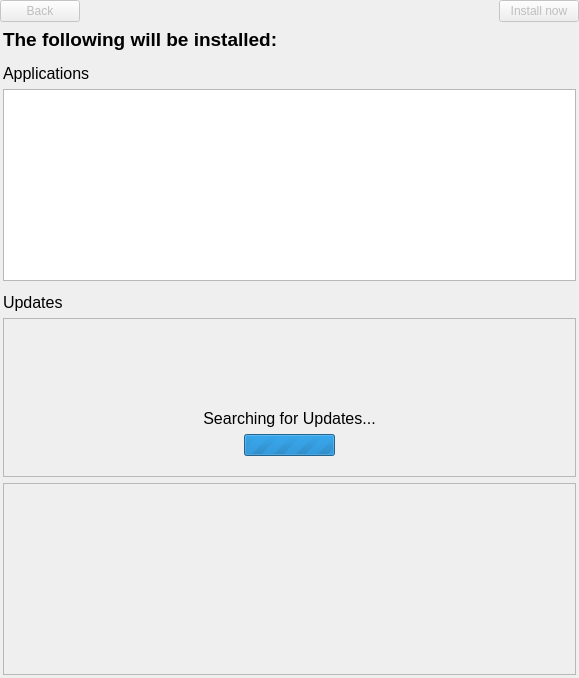
      <widget class="QWidget" name="installPage">
       <layout class="QVBoxLayout" name="verticalLayout_11">
        <property name="leftMargin">
         <number>0</number>
        </property>
        <property name="topMargin">
         <number>0</number>
        </property>
        <property name="rightMargin">
         <number>0</number>
        </property>
        <property name="bottomMargin">
         <number>0</number>
        </property>
        <item>
         <layout class="QHBoxLayout" name="toolbarHorizontalLayout_3">
          <property name="spacing">
           <number>0</number>
          </property>
          <property name="topMargin">
           <number>0</number>
          </property>
          <item>
           <widget class="QPushButton" name="backPushButton_2">
            <property name="enabled">
             <bool>false</bool>
            </property>
            <property name="sizePolicy">
             <sizepolicy hsizetype="Fixed" vsizetype="Fixed">
              <horstretch>0</horstretch>
              <verstretch>0</verstretch>
             </sizepolicy>
            </property>
            <property name="focusPolicy">
             <enum>Qt::TabFocus</enum>
            </property>
            <property name="text">
             <string>Back</string>
            </property>
            <property name="icon">
             <iconset theme="go-previous">
              <normaloff>.</normaloff>.</iconset>
            </property>
            <property name="iconSize">
             <size>
              <width>16</width>
              <height>16</height>
             </size>
            </property>
           </widget>
          </item>
          <item>
           <spacer name="horizontalSpacer_5">
            <property name="orientation">
             <enum>Qt::Horizontal</enum>
            </property>
            <property name="sizeHint" stdset="0">
             <size>
              <width>40</width>
              <height>20</height>
             </size>
            </property>
           </spacer>
          </item>
          <item>
           <widget class="QPushButton" name="installNowPushButton_1">
            <property name="enabled">
             <bool>false</bool>
            </property>
            <property name="focusPolicy">
             <enum>Qt::TabFocus</enum>
            </property>
            <property name="text">
             <string>Install now</string>
            </property>
            <property name="icon">
             <iconset theme="download">
              <normaloff>.</normaloff>.</iconset>
            </property>
            <property name="iconSize">
             <size>
              <width>16</width>
              <height>16</height>
             </size>
            </property>
           </widget>
          </item>
         </layout>
        </item>
        <item>
         <layout class="QVBoxLayout" name="verticalLayout_6">
          <property name="leftMargin">
           <number>3</number>
          </property>
          <property name="rightMargin">
           <number>3</number>
          </property>
          <property name="bottomMargin">
           <number>3</number>
          </property>
          <item>
           <widget class="QLabel" name="installTitleLabel_1">
            <property name="sizePolicy">
             <sizepolicy hsizetype="Preferred" vsizetype="Maximum">
              <horstretch>0</horstretch>
              <verstretch>0</verstretch>
             </sizepolicy>
            </property>
            <property name="font">
             <font>
              <pointsize>14</pointsize>
              <weight>75</weight>
              <bold>true</bold>
             </font>
            </property>
            <property name="text">
             <string>The following will be installed:</string>
            </property>
            <property name="alignment">
             <set>Qt::AlignBottom|Qt::AlignLeading|Qt::AlignLeft</set>
            </property>
           </widget>
          </item>
          <item>
           <widget class="QLabel" name="applicationTypeLabel">
            <property name="minimumSize">
             <size>
              <width>0</width>
              <height>26</height>
             </size>
            </property>
            <property name="font">
             <font>
              <pointsize>12</pointsize>
              <underline>false</underline>
             </font>
            </property>
            <property name="text">
             <string>Applications</string>
            </property>
            <property name="alignment">
             <set>Qt::AlignBottom|Qt::AlignLeading|Qt::AlignLeft</set>
            </property>
           </widget>
          </item>
          <item>
           <widget class="QListWidget" name="installApplicationsListWidget">
            <property name="sizePolicy">
             <sizepolicy hsizetype="Preferred" vsizetype="Expanding">
              <horstretch>0</horstretch>
              <verstretch>0</verstretch>
             </sizepolicy>
            </property>
            <property name="focusPolicy">
             <enum>Qt::StrongFocus</enum>
            </property>
            <property name="styleSheet">
             <string notr="true">alternate-background-color: rgba(16, 16, 16, 32)</string>
            </property>
            <property name="alternatingRowColors">
             <bool>true</bool>
            </property>
            <property name="selectionMode">
             <enum>QAbstractItemView::NoSelection</enum>
            </property>
            <property name="isWrapping" stdset="0">
             <bool>false</bool>
            </property>
            <property name="spacing">
             <number>0</number>
            </property>
           </widget>
          </item>
          <item>
           <widget class="QLabel" name="updatesTypeLabel">
            <property name="enabled">
             <bool>true</bool>
            </property>
            <property name="minimumSize">
             <size>
              <width>0</width>
              <height>25</height>
             </size>
            </property>
            <property name="font">
             <font>
              <pointsize>12</pointsize>
             </font>
            </property>
            <property name="text">
             <string>Updates</string>
            </property>
            <property name="alignment">
             <set>Qt::AlignBottom|Qt::AlignLeading|Qt::AlignLeft</set>
            </property>
           </widget>
          </item>
          <item>
           <widget class="QFrame" name="searchingForUpdatesFrame_1">
            <property name="enabled">
             <bool>true</bool>
            </property>
            <property name="frameShape">
             <enum>QFrame::StyledPanel</enum>
            </property>
            <property name="frameShadow">
             <enum>QFrame::Raised</enum>
            </property>
            <layout class="QVBoxLayout" name="verticalLayout_10">
             <property name="leftMargin">
              <number>0</number>
             </property>
             <property name="topMargin">
              <number>0</number>
             </property>
             <property name="rightMargin">
              <number>0</number>
             </property>
             <property name="bottomMargin">
              <number>0</number>
             </property>
             <item>
              <spacer name="verticalSpacer_7">
               <property name="orientation">
                <enum>Qt::Vertical</enum>
               </property>
               <property name="sizeType">
                <enum>QSizePolicy::Expanding</enum>
               </property>
               <property name="sizeHint" stdset="0">
                <size>
                 <width>20</width>
                 <height>20</height>
                </size>
               </property>
              </spacer>
             </item>
             <item>
              <widget class="QLabel" name="updateManagerLogo_1">
               <property name="sizePolicy">
                <sizepolicy hsizetype="Preferred" vsizetype="Fixed">
                 <horstretch>0</horstretch>
                 <verstretch>0</verstretch>
                </sizepolicy>
               </property>
               <property name="minimumSize">
                <size>
                 <width>0</width>
                 <height>64</height>
                </size>
               </property>
               <property name="maximumSize">
                <size>
                 <width>16777215</width>
                 <height>48</height>
                </size>
               </property>
               <property name="text">
                <string/>
               </property>
               <property name="alignment">
                <set>Qt::AlignCenter</set>
               </property>
              </widget>
             </item>
             <item>
              <widget class="QLabel" name="searchingForUpdatesLabel_1">
               <property name="font">
                <font>
                 <pointsize>12</pointsize>
                </font>
               </property>
               <property name="text">
                <string>Searching for Updates...</string>
               </property>
               <property name="alignment">
                <set>Qt::AlignCenter</set>
               </property>
              </widget>
             </item>
             <item>
              <layout class="QHBoxLayout" name="progressBarLayout_3">
               <item>
                <spacer name="horizontalSpacer_7">
                 <property name="orientation">
                  <enum>Qt::Horizontal</enum>
                 </property>
                 <property name="sizeType">
                  <enum>QSizePolicy::Preferred</enum>
                 </property>
                 <property name="sizeHint" stdset="0">
                  <size>
                   <width>240</width>
                   <height>20</height>
                  </size>
                 </property>
                </spacer>
               </item>
               <item>
                <widget class="QProgressBar" name="searchingForUpdatesProgressBar_1">
                 <property name="enabled">
                  <bool>true</bool>
                 </property>
                 <property name="maximumSize">
                  <size>
                   <width>240</width>
                   <height>16777215</height>
                  </size>
                 </property>
                 <property name="maximum">
                  <number>0</number>
                 </property>
                </widget>
               </item>
               <item>
                <spacer name="horizontalSpacer_8">
                 <property name="orientation">
                  <enum>Qt::Horizontal</enum>
                 </property>
                 <property name="sizeType">
                  <enum>QSizePolicy::Preferred</enum>
                 </property>
                 <property name="sizeHint" stdset="0">
                  <size>
                   <width>240</width>
                   <height>20</height>
                  </size>
                 </property>
                </spacer>
               </item>
              </layout>
             </item>
             <item>
              <spacer name="verticalSpacer_6">
               <property name="orientation">
                <enum>Qt::Vertical</enum>
               </property>
               <property name="sizeType">
                <enum>QSizePolicy::Expanding</enum>
               </property>
               <property name="sizeHint" stdset="0">
                <size>
                 <width>20</width>
                 <height>20</height>
                </size>
               </property>
              </spacer>
             </item>
            </layout>
           </widget>
          </item>
          <item>
           <widget class="QListWidget" name="installUpdatesListWidget_1">
            <property name="enabled">
             <bool>false</bool>
            </property>
            <property name="sizePolicy">
             <sizepolicy hsizetype="Preferred" vsizetype="Expanding">
              <horstretch>0</horstretch>
              <verstretch>0</verstretch>
             </sizepolicy>
            </property>
            <property name="focusPolicy">
             <enum>Qt::StrongFocus</enum>
            </property>
            <property name="styleSheet">
             <string notr="true">alternate-background-color: rgba(16, 16, 16, 32)</string>
            </property>
            <property name="alternatingRowColors">
             <bool>true</bool>
            </property>
            <property name="selectionMode">
             <enum>QAbstractItemView::NoSelection</enum>
            </property>
            <property name="verticalScrollMode">
             <enum>QAbstractItemView::ScrollPerItem</enum>
            </property>
            <property name="horizontalScrollMode">
             <enum>QAbstractItemView::ScrollPerItem</enum>
            </property>
            <property name="isWrapping" stdset="0">
             <bool>false</bool>
            </property>
            <property name="spacing">
             <number>0</number>
            </property>
           </widget>
          </item>
         </layout>
        </item>
       </layout>
      </widget>
